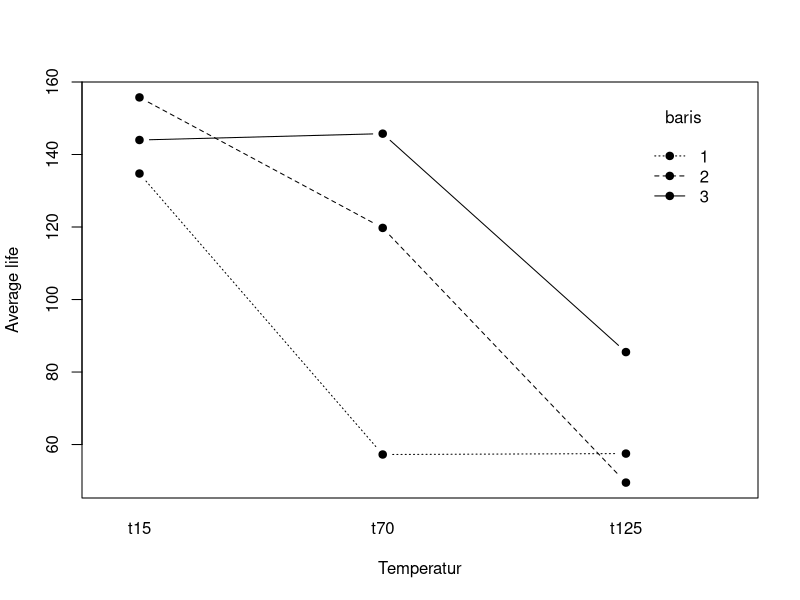

The R source for this figure: (Note: this script raises an error after producing the figure.)
#Rancangan Faktorial 
respon = c(130,74,155,180,150,159,188,126,138,168,110,160,
           34,80,40,75,136,106,122,115,174,150,120,139,
           20,82,70,58,25,58,70,45,96,82,104,60)
kolom =c(rep('t15',12),rep('t70',12),rep('t125',12)) #temperatur
baris =c(rep(c(rep('1',4),rep('2',4),rep('3',4)),3)) #tipe material
baterai= data.frame(respon,baris,kolom)
baterai
hasil=aov(respon~baris*kolom, data = baterai) #sama
summary(hasil)
hasil$residuals
#hasil=aov(respon~baris+kolom+baris*kolom, data = baterai) #sama
#summary(hasil)
#(* = )
#(** = )
#(*** = )
#untuk model tetap, jika model acak dan model campuran, maka dihitung manual

#menggambar plot iterasi
kolom1= factor(kolom,levels=c("t15","t70","t125")) #mengurutkan kolom dari temperatur 15,75,125
with(baterai,
interaction.plot(kolom1,baris,
respon,type="b",pch=19,fixed=TRUE,xlab=
"Temperatur", 
ylab="Average life"))
plot.design(respon~baris*kolom,data = baterai)
shapiro.test(hasil$residuals)

